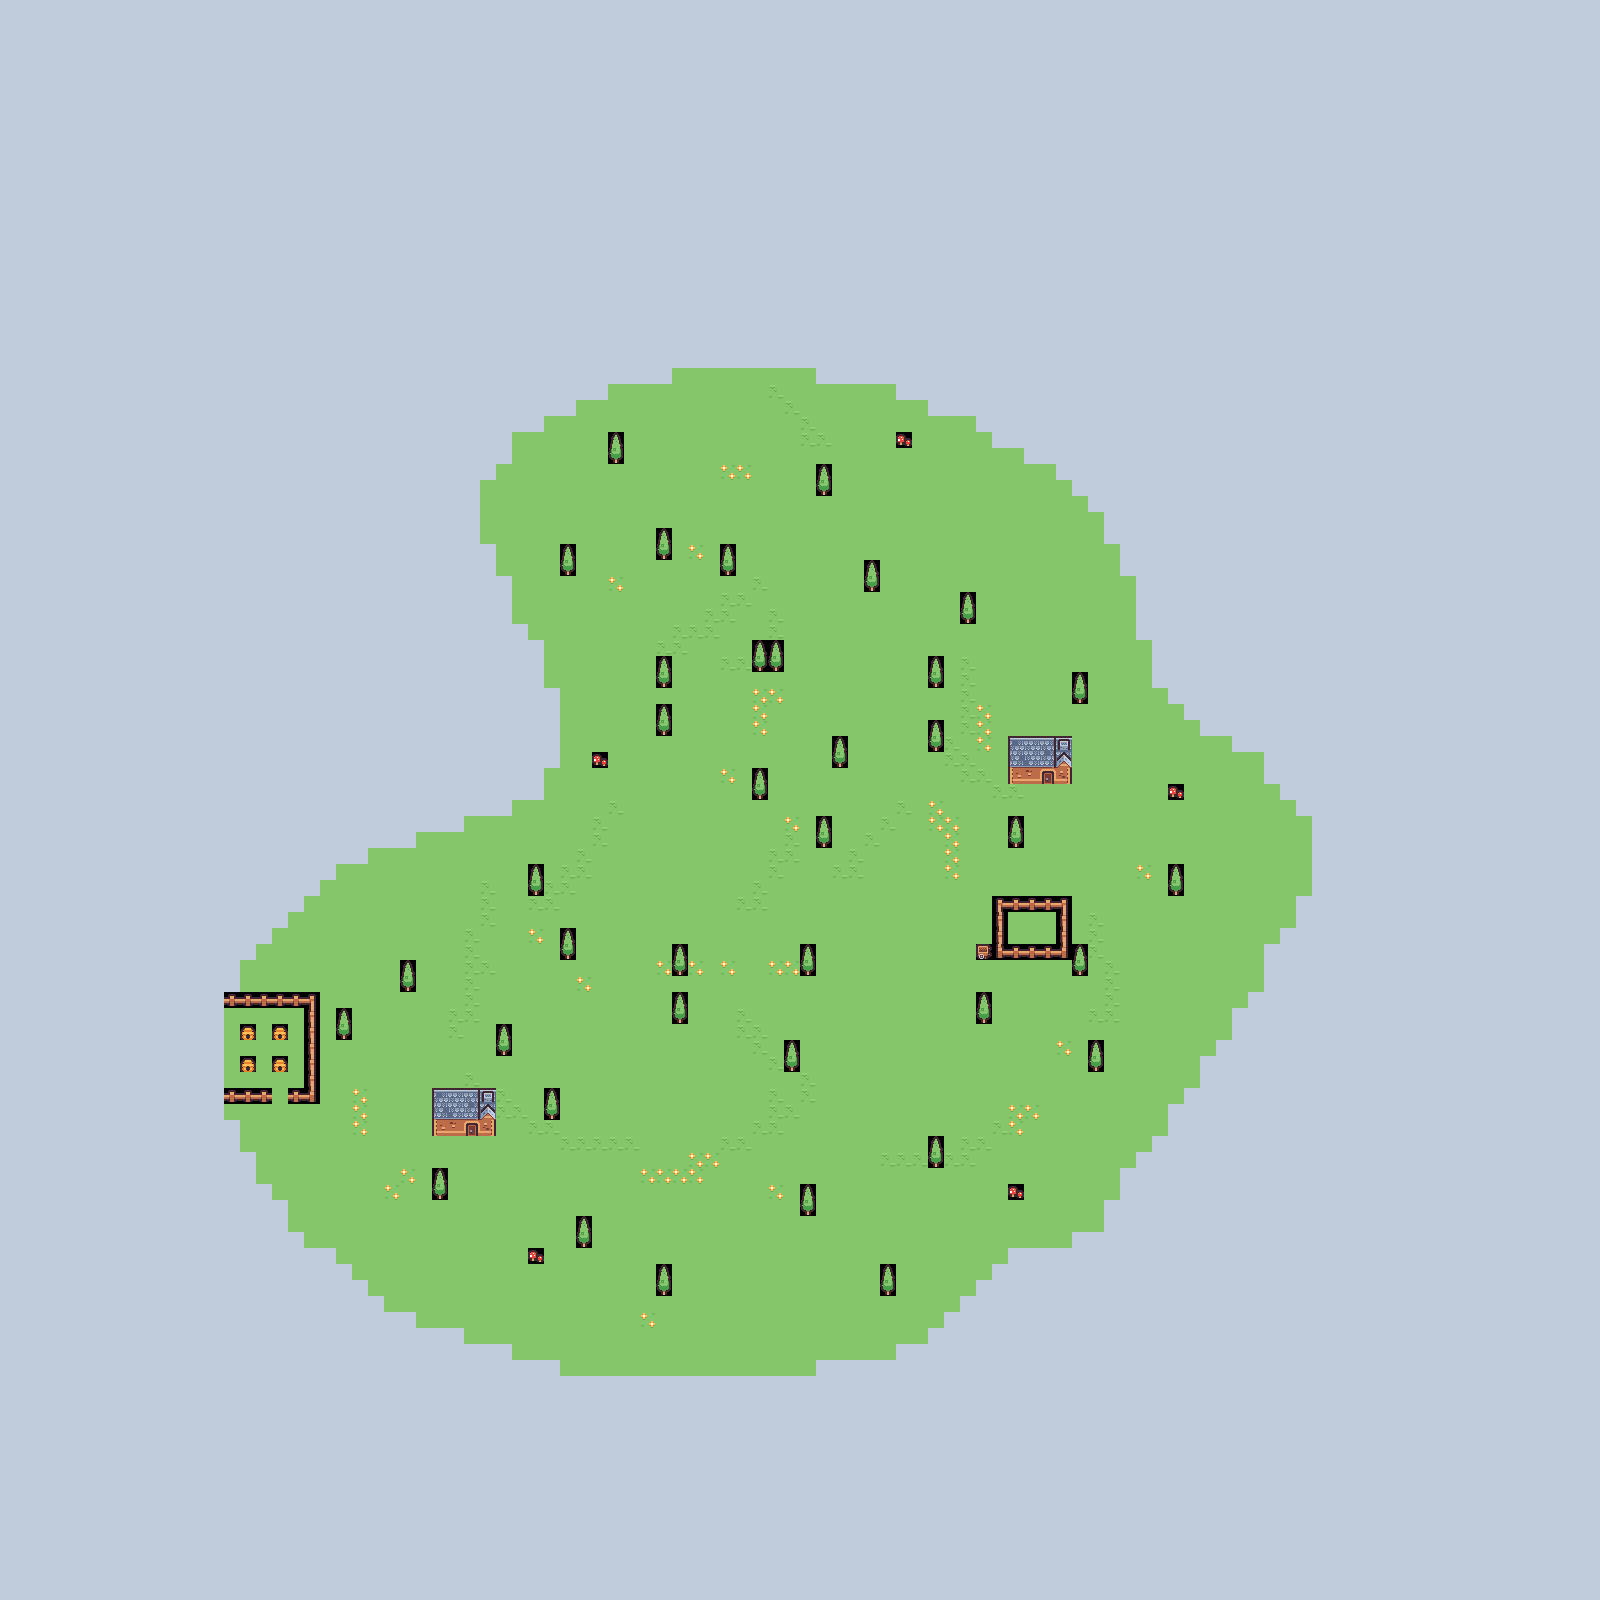

Below is a game level as drawn by its tile map, then a one-line description and the .tmx that defines it (tile-layer data replaced by summaries):
An orthogonal 100x100 tile map with 16x16 px tiles, 1 tile layer (Tile Layer 1) and 140 objects.

<map version="1.10" tiledversion="1.11.2" orientation="orthogonal" renderorder="right-down" width="100" height="100" tilewidth="16" tileheight="16" infinite="0" nextlayerid="8" nextobjectid="171">
 <tileset firstgid="1" source="tinytown.tsx" />
 <layer id="1" name="Tile Layer 1" width="100" height="100">
  <data>[10000 cells, 10000 non-empty, 27 distinct tile ids]</data>
 </layer>
 <objectgroup id="2" name="Tree">
  <object id="1" x="1008" y="816" width="16" height="32" />
  <object id="3" x="1168" y="864" width="16" height="32" />
  <object id="4" x="1088" y="1040" width="16" height="32" />
  <object id="5" x="976" y="992" width="16" height="32" />
  <object id="6" x="928" y="1136" width="16" height="32" />
  <object id="7" x="800" y="1184" width="16" height="32" />
  <object id="8" x="784" y="1040" width="16" height="32" />
  <object id="9" x="800" y="944" width="16" height="32" />
  <object id="10" x="672" y="992" width="16" height="32" />
  <object id="11" x="672" y="944" width="16" height="32" />
  <object id="12" x="560" y="928" width="16" height="32" />
  <object id="13" x="528" y="864" width="16" height="32" />
  <object id="14" x="928" y="720" width="16" height="32" />
  <object id="15" x="816" y="816" width="16" height="32" />
  <object id="16" x="752" y="768" width="16" height="32" />
  <object id="17" x="832" y="736" width="16" height="32" />
  <object id="18" x="928" y="720" width="16" height="32" />
  <object id="19" x="928" y="656" width="16" height="32" />
  <object id="21" x="960" y="592" width="16" height="32" />
  <object id="22" x="1072" y="672" width="16" height="32" />
  <object id="23" x="752" y="640" width="32" height="32" />
  <object id="24" x="656" y="656" width="16" height="32" />
  <object id="25" x="656" y="704" width="16" height="32" />
  <object id="26" x="816" y="464" width="16" height="32" />
  <object id="27" x="864" y="560" width="16" height="32" />
  <object id="28" x="608" y="432" width="16" height="32" />
  <object id="30" x="656" y="528" width="16" height="32" />
  <object id="31" x="720" y="544" width="16" height="32" />
  <object id="32" x="560" y="544" width="16" height="32" />
  <object id="34" x="400" y="960" width="16" height="32" />
  <object id="35" x="496" y="1024" width="16" height="32" />
  <object id="36" x="544" y="1088" width="16" height="32" />
  <object id="37" x="656" y="1264" width="16" height="32" />
  <object id="38" x="576" y="1216" width="16" height="32" />
  <object id="39" x="432" y="1168" width="16" height="32" />
  <object id="40" x="336" y="1008" width="16" height="32" />
  <object id="41" x="880" y="1264" width="16" height="32" />
  <object id="46" x="1072" y="944" width="16" height="32" />
 </objectgroup>
 <objectgroup id="7" name="Door">
  <object id="170" x="1040" y="784" width="16" height="16" />
 </objectgroup>
 <objectgroup id="4" name="Item">
  <object id="156" x="976" y="944" width="16" height="16" />
 </objectgroup>
 <objectgroup id="5" name="Mushroom">
  <object id="157" x="896" y="432" width="16" height="16" />
  <object id="158" x="592" y="752" width="16" height="16" />
  <object id="159" x="528" y="1248" width="16" height="16" />
  <object id="160" x="1008" y="1184" width="16" height="16" />
  <object id="161" x="1168" y="784" width="16" height="16" />
 </objectgroup>
 <objectgroup id="3" name="Collision">
  <object id="48" x="992" y="896" width="80" height="64" />
  <object id="49" x="1008" y="736" width="64" height="48" />
  <object id="50" x="432" y="1088" width="64" height="48" />
  <object id="53" x="1120" y="544" width="16" height="32" />
  <object id="55" x="1136" y="576" width="16" height="64" />
  <object id="56" x="1152" y="640" width="16" height="48" />
  <object id="57" x="1168" y="688" width="16" height="16" />
  <object id="58" x="1184" y="704" width="16" height="16" />
  <object id="60" x="1200" y="720" width="32" height="16" />
  <object id="63" x="1232" y="736" width="32" height="16" />
  <object id="64" x="1264" y="752" width="16" height="32" />
  <object id="65" x="1280" y="784" width="16" height="16" />
  <object id="66" x="1296" y="800" width="16" height="16" />
  <object id="67" x="1312" y="816" width="16" height="80" />
  <object id="70" x="1296" y="896" width="16" height="32" />
  <object id="71" x="1280" y="928" width="16" height="16" />
  <object id="72" x="1264" y="944" width="16" height="48" />
  <object id="73" x="1248" y="992" width="16" height="16" />
  <object id="75" x="1232" y="1008" width="16" height="32" />
  <object id="76" x="1216" y="1040" width="16" height="16" />
  <object id="77" x="1200" y="1056" width="16" height="32" />
  <object id="78" x="1184" y="1088" width="16" height="16" />
  <object id="80" x="1168" y="1104" width="16" height="32" />
  <object id="81" x="1152" y="1136" width="16" height="16" />
  <object id="82" x="1136" y="1152" width="16" height="16" />
  <object id="84" x="1120" y="1168" width="16" height="32" />
  <object id="86" x="1104" y="1200" width="16" height="32" />
  <object id="87" x="1072" y="1232" width="32" height="16" />
  <object id="88" x="1008" y="1248" width="64" height="16" />
  <object id="89" x="992" y="1264" width="16" height="16" />
  <object id="90" x="976" y="1280" width="16" height="16" />
  <object id="91" x="960" y="1296" width="16" height="16" />
  <object id="92" x="944" y="1312" width="16" height="16" />
  <object id="93" x="928" y="1328" width="16" height="16" />
  <object id="94" x="896" y="1344" width="32" height="16" />
  <object id="96" x="816" y="1360" width="80" height="16" />
  <object id="97" x="560" y="1376" width="256" height="16" />
  <object id="98" x="672" y="352" width="144" height="16" />
  <object id="99" x="816" y="368" width="80" height="16" />
  <object id="100" x="896" y="384" width="32" height="16" />
  <object id="101" x="928" y="400" width="48" height="16" />
  <object id="102" x="976" y="416" width="16" height="16" />
  <object id="104" x="992" y="432" width="32" height="16" />
  <object id="106" x="1024" y="448" width="32" height="16" />
  <object id="107" x="1056" y="464" width="16" height="16" />
  <object id="108" x="1072" y="480" width="16" height="16" />
  <object id="109" x="1088" y="496" width="16" height="16" />
  <object id="110" x="1104" y="512" width="16" height="32" />
  <object id="111" x="544" y="688" width="16" height="79.913" />
  <object id="112" x="528" y="768" width="16" height="32" />
  <object id="113" x="512" y="784" width="16" height="16" />
  <object id="114" x="464" y="800" width="48" height="16" />
  <object id="115" x="416" y="816" width="48" height="16" />
  <object id="116" x="368" y="832" width="48" height="16" />
  <object id="117" x="336" y="848" width="32" height="16" />
  <object id="118" x="208" y="992" width="16" height="128" />
  <object id="119" x="224" y="960" width="16" height="32" />
  <object id="120" x="240" y="944" width="16" height="16" />
  <object id="121" x="256" y="928" width="16" height="16" />
  <object id="122" x="272" y="912" width="16" height="16" />
  <object id="123" x="288" y="896" width="16" height="16" />
  <object id="124" x="304" y="880" width="16" height="16" />
  <object id="125" x="320" y="864" width="16" height="16" />
  <object id="126" x="512" y="1360" width="48" height="16" />
  <object id="127" x="464" y="1344" width="48" height="16" />
  <object id="128" x="416" y="1328" width="48" height="16" />
  <object id="129" x="384" y="1312" width="32" height="16" />
  <object id="130" x="368" y="1296" width="16" height="16" />
  <object id="131" x="352" y="1280" width="16" height="16" />
  <object id="132" x="336" y="1264" width="16" height="16" />
  <object id="133" x="304" y="1248" width="32" height="16" />
  <object id="134" x="288" y="1232" width="16" height="16" />
  </objectgroup>
 <objectgroup id="6" name="Honey">
  <!-- 4 objects omitted --></objectgroup>
</map>
<!-- 23 of 140 objects omitted -->
